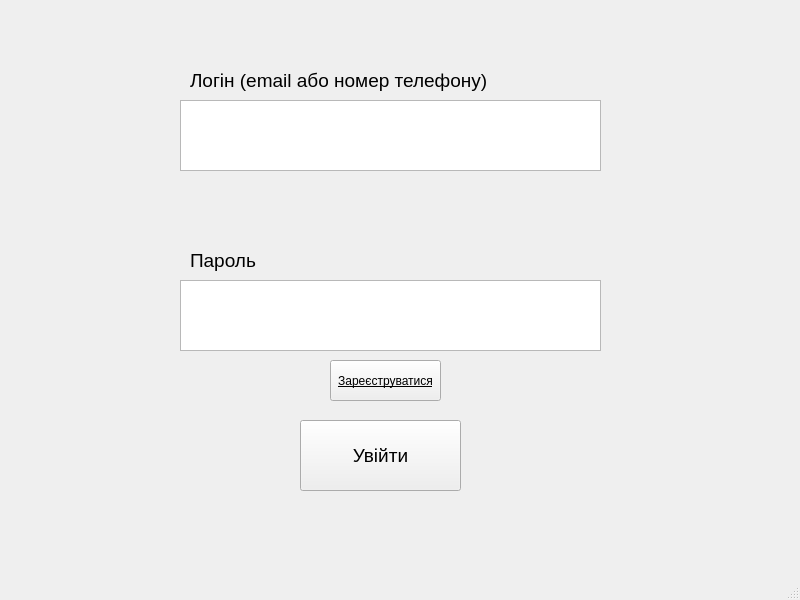
<?xml version="1.0" encoding="UTF-8"?>
<ui version="4.0">
 <class>win_login</class>
 <widget class="QMainWindow" name="win_login">
  <property name="geometry">
   <rect>
    <x>0</x>
    <y>0</y>
    <width>800</width>
    <height>600</height>
   </rect>
  </property>
  <property name="windowTitle">
   <string>Login</string>
  </property>
  <widget class="QWidget" name="centralwidget">
   <widget class="QTextEdit" name="te_login">
    <property name="geometry">
     <rect>
      <x>180</x>
      <y>100</y>
      <width>421</width>
      <height>71</height>
     </rect>
    </property>
   </widget>
   <widget class="QTextEdit" name="te_pass">
    <property name="geometry">
     <rect>
      <x>180</x>
      <y>280</y>
      <width>421</width>
      <height>71</height>
     </rect>
    </property>
   </widget>
   <widget class="QLabel" name="label">
    <property name="geometry">
     <rect>
      <x>190</x>
      <y>70</y>
      <width>311</width>
      <height>21</height>
     </rect>
    </property>
    <property name="font">
     <font>
      <pointsize>14</pointsize>
     </font>
    </property>
    <property name="text">
     <string>Логін (email або номер телефону)</string>
    </property>
    <property name="textFormat">
     <enum>Qt::AutoText</enum>
    </property>
    <property name="scaledContents">
     <bool>false</bool>
    </property>
   </widget>
   <widget class="QLabel" name="label_2">
    <property name="geometry">
     <rect>
      <x>190</x>
      <y>250</y>
      <width>101</width>
      <height>21</height>
     </rect>
    </property>
    <property name="font">
     <font>
      <pointsize>14</pointsize>
     </font>
    </property>
    <property name="text">
     <string>Пароль</string>
    </property>
    <property name="textFormat">
     <enum>Qt::AutoText</enum>
    </property>
    <property name="scaledContents">
     <bool>false</bool>
    </property>
   </widget>
   <widget class="QPushButton" name="btn_login">
    <property name="geometry">
     <rect>
      <x>300</x>
      <y>420</y>
      <width>161</width>
      <height>71</height>
     </rect>
    </property>
    <property name="font">
     <font>
      <pointsize>14</pointsize>
     </font>
    </property>
    <property name="text">
     <string>Увійти</string>
    </property>
   </widget>
   <widget class="QPushButton" name="pushButton_2">
    <property name="geometry">
     <rect>
      <x>330</x>
      <y>360</y>
      <width>111</width>
      <height>41</height>
     </rect>
    </property>
    <property name="font">
     <font>
      <underline>true</underline>
      <strikeout>false</strikeout>
     </font>
    </property>
    <property name="mouseTracking">
     <bool>false</bool>
    </property>
    <property name="text">
     <string>Зареєструватися</string>
    </property>
   </widget>
  </widget>
  <widget class="QStatusBar" name="statusbar"/>
 </widget>
 <resources/>
 <connections/>
</ui>
